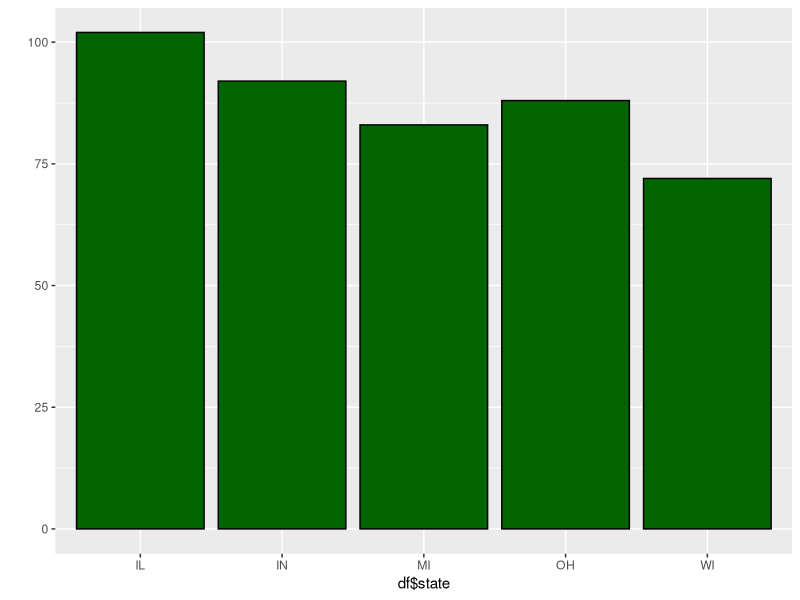
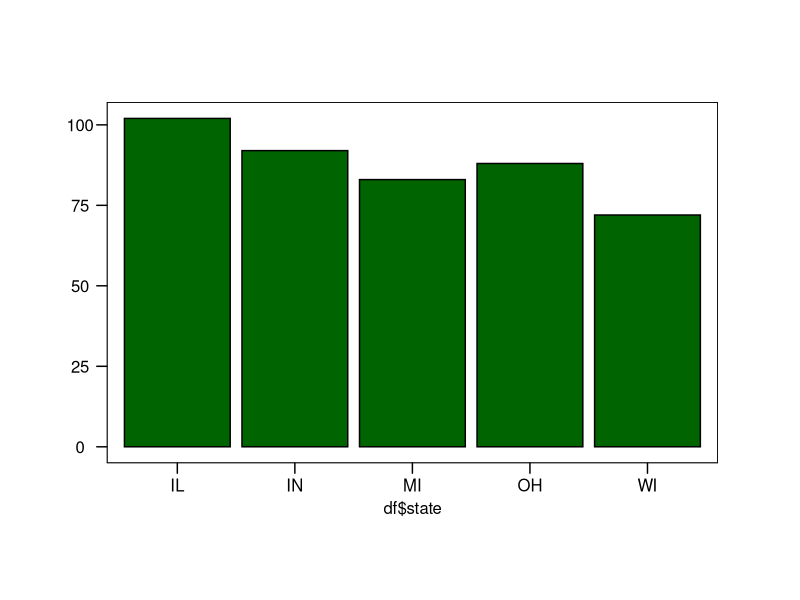
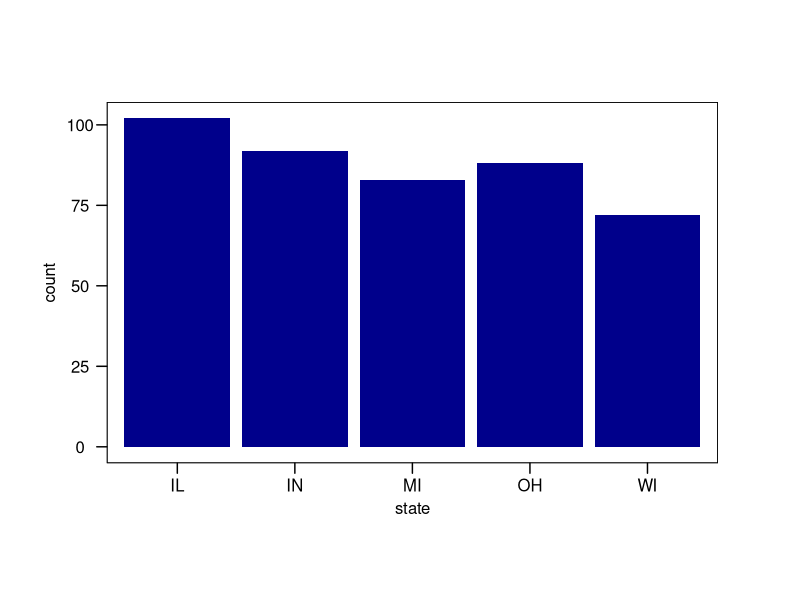
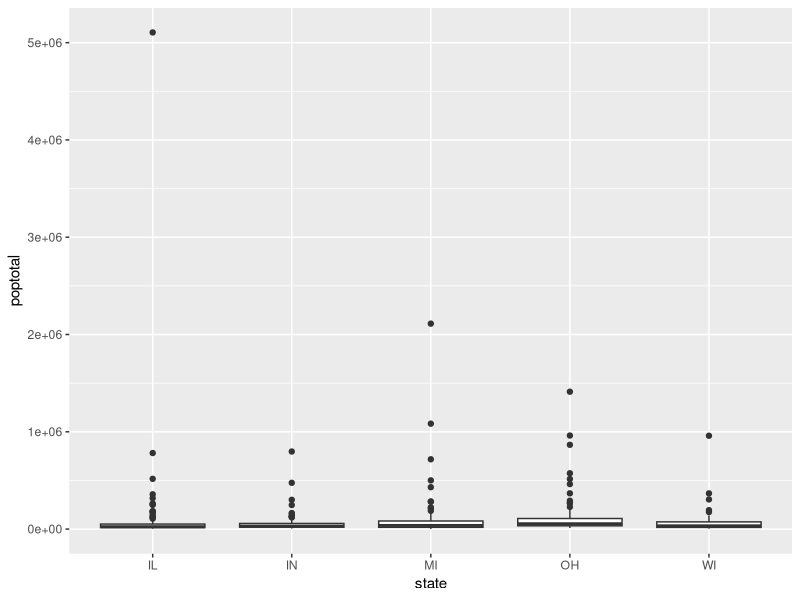
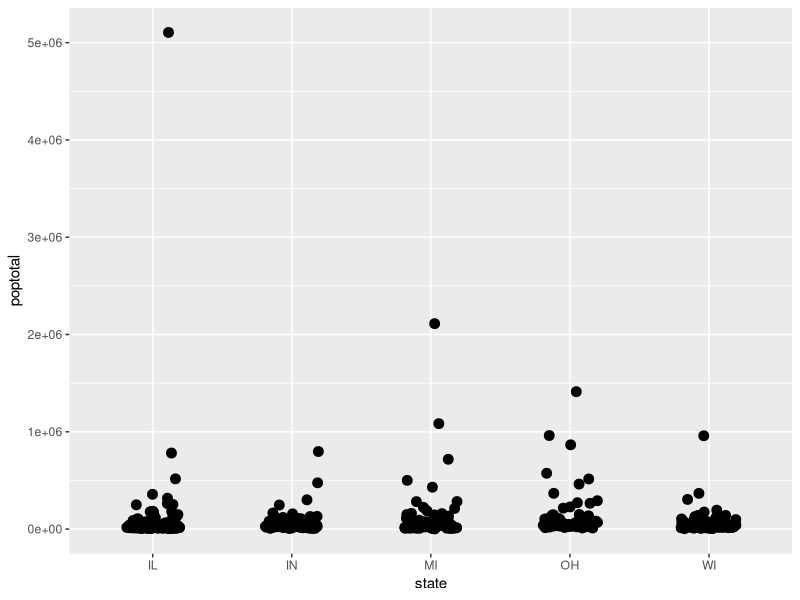
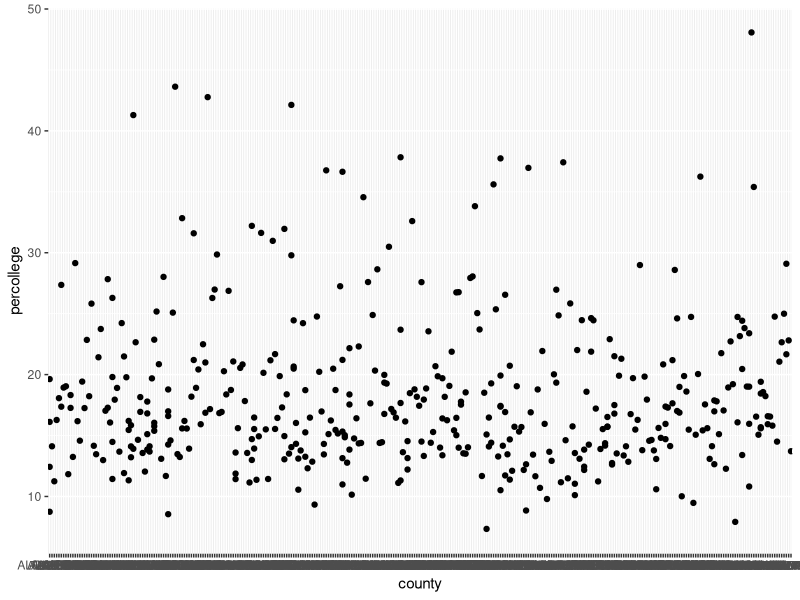
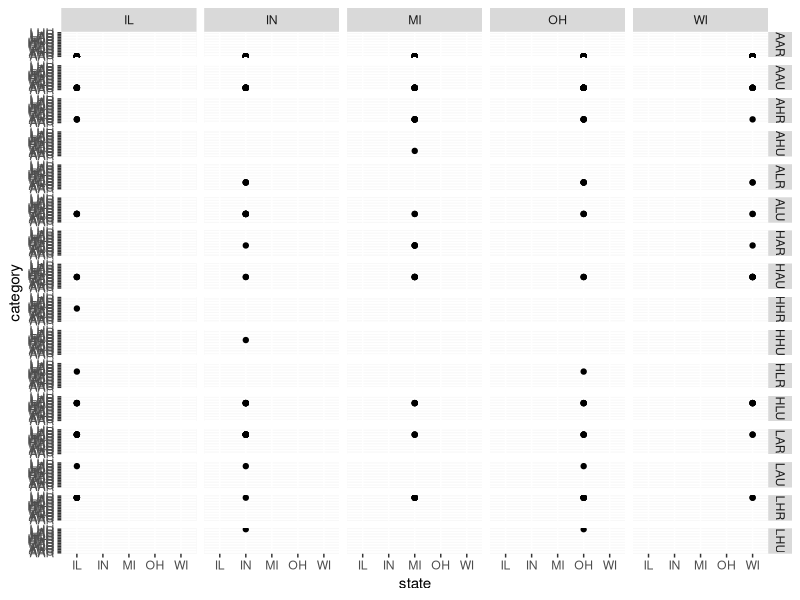

Write the R code that produced these figures, in order.
## ---- chunk 1

library(ggplot2)
library(ggthemes)

df <- midwest #remember, data frame, so use $ to call columns

head(df)
str(df)

p1 <- qplot(x=df$state, color=I("black"), fill=I("darkgreen"))
p1
#p1+ theme_base()
p1 + theme_par()

p2 <- ggplot(data=df,
             mapping = aes(x=state),
             color=I("black"),
             fill=I("blue")) + geom_histogram(stat="count", fill=I("darkblue"))#don't need $ because we're in the data frame

#p2 + theme_base()
p2 + theme_par()

p3 <- ggplot(data=df,
             mapping = aes(x=state, y=poptotal),
             color=I("black"),
             fill=I("blue")) + geom_boxplot()

p3

p3 <- ggplot(data=df,
             mapping = aes(x=state, y=poptotal),
             color=I("black"),
             fill=I("blue")) + 
  geom_point(size=3, position=position_jitter(width=0.2, height=0.7))
p3

p4 <- ggplot(data=df,
             mapping=aes(x=county, y=percollege)) + geom_point()
p4

p5 <- ggplot(data=df, mapping=aes(x=state, y=category)) + facet_grid(category~state) + geom_point()
p5




#Experiment with different themes, theme base sizes, aesthetics, mappings, and faceting. When you are finished, try exporting them to high quality pdfs, jpgs, eps files, or other formats that you would use for submission to a journal.

#In this exercise, I encourage you to improve your graphics with elements that we have not (yet) covered in ggplot. For example, can you change the labels on a facet plot so that they are more informative than the variable names that are supplied from your data frame? Can you figure out how to add text annotations, lines and arrows to your graph? Can you figure out how to use custom colors that you have chosen for your fills and lines? Your resources for these explorations are google, Stack Overflow - and Lauren!
